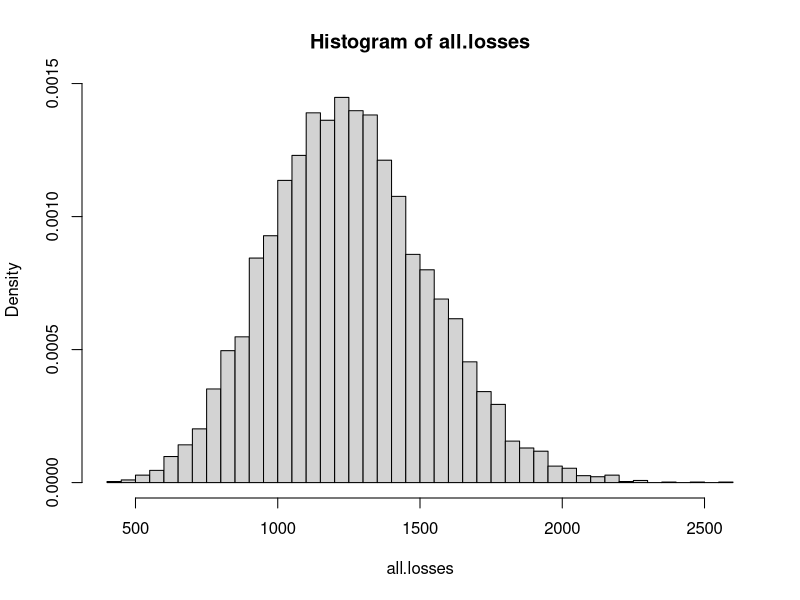
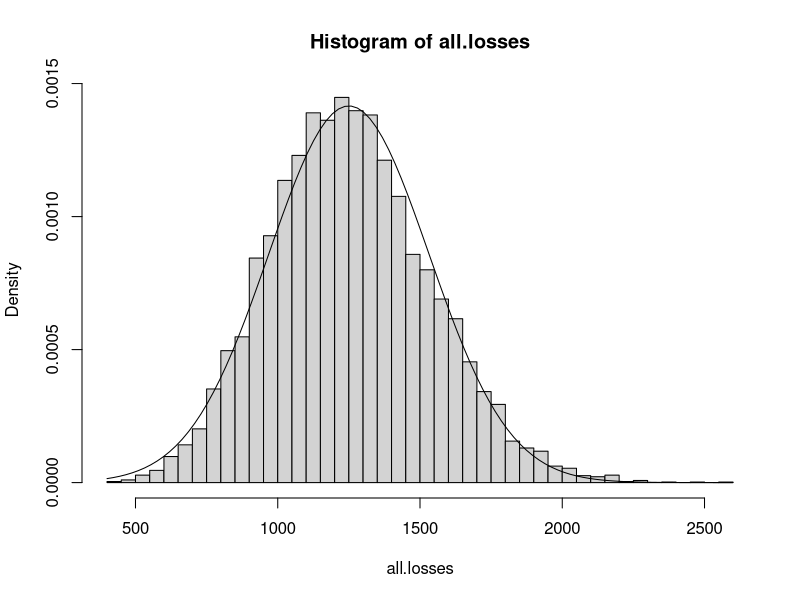
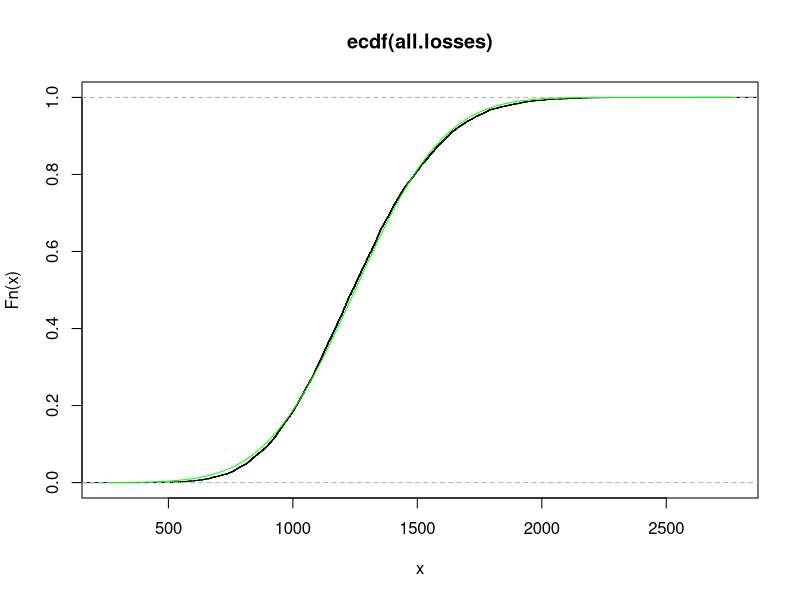
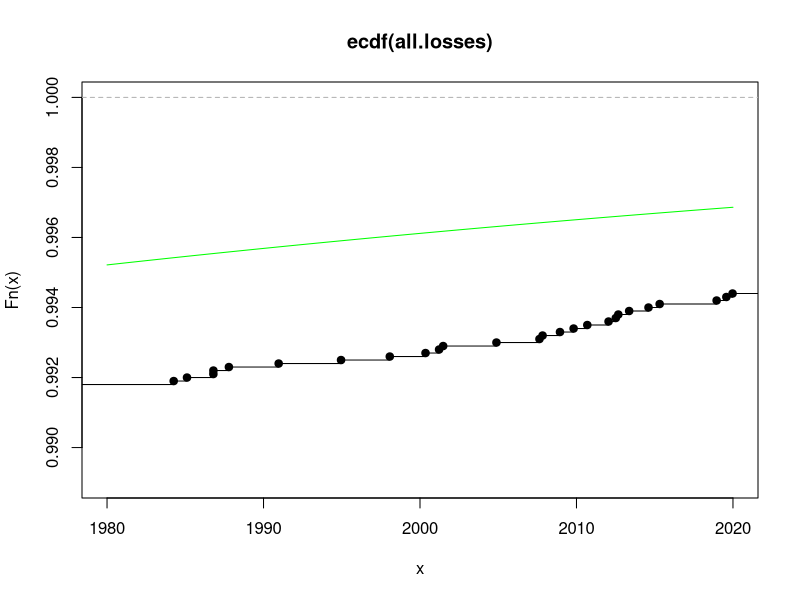

These figures' R source, in order:
## ---- chunk 1
knitr::opts_chunk$set(echo = TRUE)
## ---- chunk 2
lambda=25
min=5
max=95
## ---- chunk 3
n=rpois(1, lambda)
n
x.s=runif(n, min, max)
x.s
s=sum(x.s)
s
## ---- chunk 4
one.loss<-function(){
n=rpois(1, lambda)
x.s=runif(n, min, max)
s=sum(x.s)
return(s)  
}
## ---- chunk 5
nsim=10000
all.losses=replicate(nsim, one.loss())
all.losses
hist(all.losses, breaks=50, prob=TRUE)
## ---- chunk 6
mu.s=lambda*0.5*(min+max)
mu.s
sd.s=sqrt(lambda*((1/12)*(max-min)^2+(0.5*(min+max))^2))
sd.s
## ---- chunk 7
mean(all.losses)
sd(all.losses)
## ---- chunk 8
hist(all.losses, breaks=50, prob=TRUE)
curve(dnorm(x,mean=mu.s, sd=sd.s), add=TRUE)
## ---- chunk 9
plot(ecdf(all.losses))
curve(pnorm(x,mean=mu.s,sd=sd.s), add=TRUE, col="green")
## ---- chunk 10
#the simulated
sim.prob=mean(all.losses>2000)
sim.prob
#the normal approximation
1-pnorm(2000, mean=mu.s, sd=sd.s)
## ---- chunk 11
plot(ecdf(all.losses), xlim=c(1980,2020), ylim=c(0.989,1))
curve(pnorm(x,mean=mu.s,sd=sd.s), add=TRUE, col="green")
